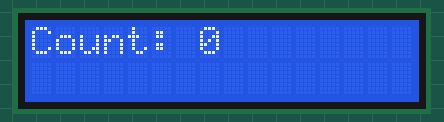
Simulated run of this program. Board: Raspberry Pi Pico running MicroPython. On the bench: 16×2 character LCD. Library files of the repository ran but are not shown: pico_i2c_led.py.

Above: at 0.1 s.
At 5.0 s:
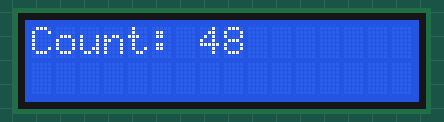
At 10.02 s:
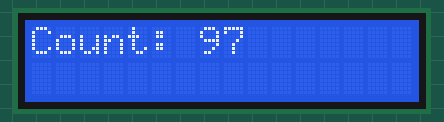
At 19.93 s:
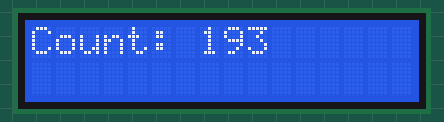
At 29.85 s:
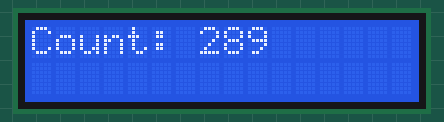
At 39.86 s:
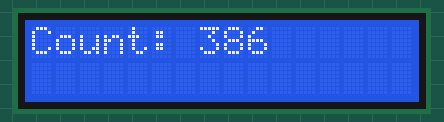

The program:

day-twelve.py
```python
from lib.pico_i2c_led import I2cLcd
from machine import I2C, Pin, UART
from time import sleep_ms

LCD_NUM_ROWS = 2
LCD_NUM_COLS = 16

lcdi2c = I2C(1, sda=Pin(14), scl=Pin(15), freq=400000)
lcd = I2cLcd(lcdi2c, 0x27, LCD_NUM_ROWS, LCD_NUM_COLS)

uart = UART(0, 9600)

lcd.putstr("Count: ")
count = 0

while True:
    lcd.move_to(7, 0)
    lcd.putstr(str(count))
    count += 1

    sleep_ms(100)
```
